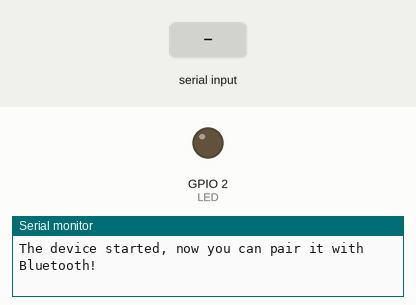
Simulated run of this sketch. Board: ESP32. Shown: output pins drawn as LEDs (lit = HIGH), the last lines printed to the serial monitor. The test bench sets the inputs (shaded band). Nothing arrives over Bluetooth unless stated.

Above: at 1.2 s.
1.3 s: "led_on" received over the second serial link
At 2.5 s:
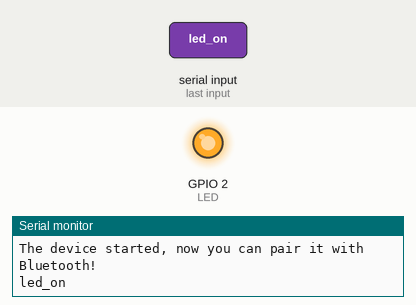
2.8 s: "led_off" received over the second serial link
At 3.8 s:
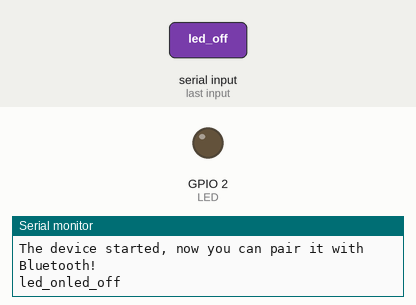
Timing chart, 0 to 5.8 s (numbered marks = the images above; inputs shaded):
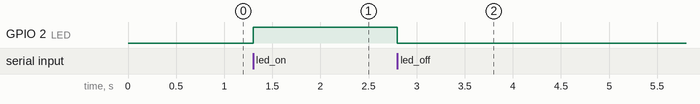

Measured:
- after the input at 1.3 s, GPIO 2 (LED): LOW → HIGH at once
- after the input at 2.8 s, GPIO 2 (LED): HIGH → LOW at once

The sketch:

controlLedWithBluetooth.ino
```cpp
#include "BluetoothSerial.h"
#include "string.h"
#define LED 2
BluetoothSerial SerialBT;
char buffer[20];
static int count = 0;

void setup() {
 pinMode(LED, OUTPUT);
 SerialBT.begin("ESP32test");
 Serial.begin(115200);
 Serial.println("\The device started, now you can pair it with Bluetooth! ");
}

void loop() {
  while(SerialBT.available()){
    buffer[count] = SerialBT.read();
    count++;
  }
  if(count>0){
    Serial.print(buffer);
    if(strncmp(buffer,"led_on",6)==0){
      digitalWrite(LED,HIGH);
    }
    if(strncmp(buffer,"led_off",7)==0){
      digitalWrite(LED,LOW);
    }
    count=0;
    memset(buffer,0,20);
  }
}
```
